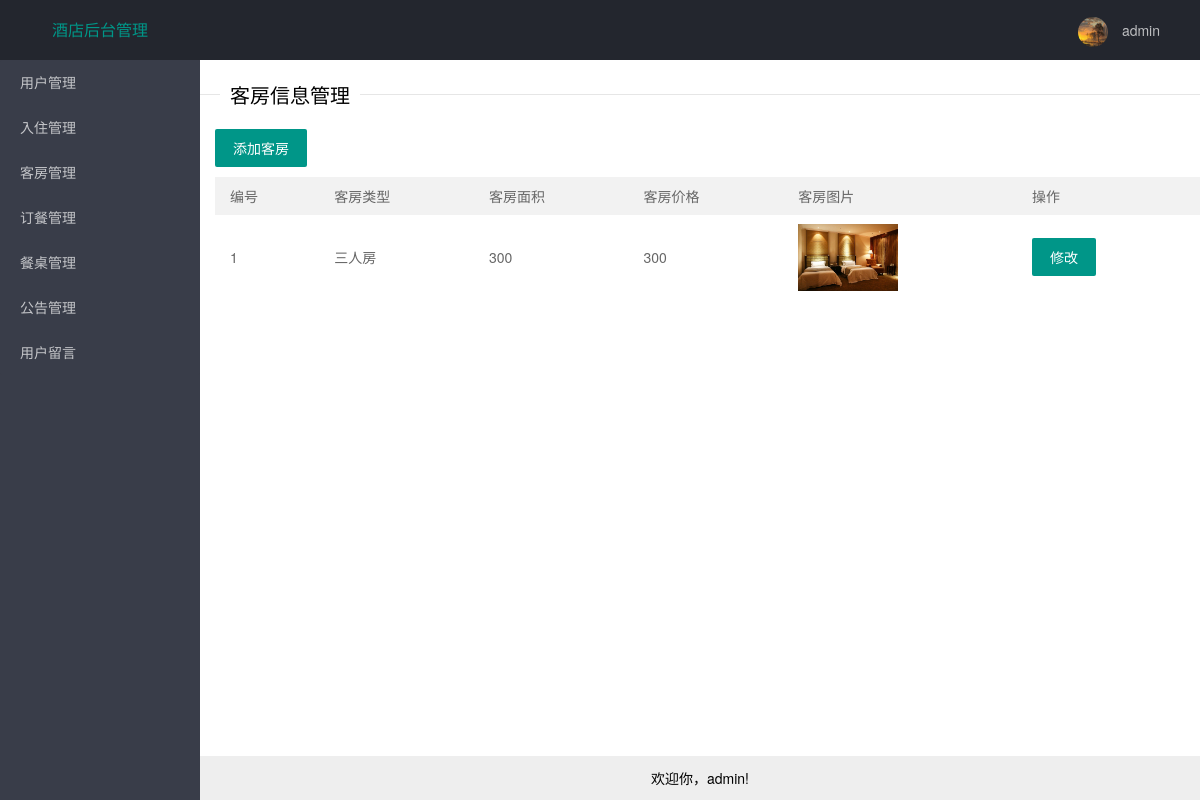
The page /roommanage/ on the database its author committed.
### mysite/models.py (models this page shows, shortened)
class MoveinInfo(models.Model):
    id = models.IntegerField(primary_key=True)
    username = models.CharField(unique=False,max_length=50)
    roomtype = models.CharField(max_length=50)
    roomspace = models.CharField(max_length=50)
    roomprice = models.CharField(max_length=50)
    predate = models.CharField(max_length=50)
    roomphoto = models.ImageField(upload_to='imgs')
    roomstatus = models.IntegerField(default=0)
    movein_time = models.DateTimeField(auto_now=True)

### mysite/views.py (the view)
# urls.py: path('roommanage/',views.roommanage,name="客房管理"),
def roommanage(request):
    room_this = models.MoveinInfo.objects.all()
    return render(request,'admin/roommanage.html',locals())

### templates/admin/roommanage.html (shortened to what this page needs)
{% extends 'base.html' %}
{% block content %}
    <div class="layui-body">
        <fieldset class="layui-elem-field layui-field-title" style="margin-top: 20px;">
            <legend>客房信息管理</legend>
        </fieldset>
        <div class="layui-container">
            <a href="{% url '添加客房'%}" class="layui-btn">添加客房</a>
            <table class="layui-table" lay-skin="nob">
                <thead>
                <tr>
                    <th>编号</th>
                    <th>客房类型</th>
                    <th>客房面积</th>
                    <th>客房价格</th>
                    <th>客房图片</th>
                    <th>操作</th>
                    <th>操作</th>
                </tr>
                </thead>
                <tbody>
                {% for r in room_this %}
                <tr>
                    <td>{{ forloop.counter }}</td>
                    <td>{{ r.roomtype }}</td>
                    <td>{{ r.roomspace }}</td>
                    <td>{{ r.roomprice }}</td>
                    <td><img src="/media/{{ r.roomphoto }}" style="width: 100px;"></td>
                    <td><a href="/roommanage/{{ r.pk }}/change" class="layui-btn">修改</a></td>
                    <td><a href="/roommanage/{{ r.pk }}/delete" class="layui-btn layui-btn-danger">删除</a></td>
                </tr>
                {% endfor %}
                </tbody>
            </table>
        </div>
    </div>
{% endblock %}

### mysite/static/layui/css/layui.css (style rules this page uses)
.layui-inline,img { display:inline-block;vertical-align:middle }
.layui-body,.layui-edge,.layui-elip { overflow:hidden }
.layui-btn,.layui-edge,.layui-inline,img { vertical-align:middle }
.layui-btn,.layui-disabled,.layui-icon,.layui-unselect { -moz-user-select:none;-webkit-user-select:none;-ms-user-select:none }
blockquote,body,button,dd,div,dl,dt,form,h1,h2,h3,h4,h5,h6,input,li,ol,p,pre,td,textarea,th,ul { margin:0;padding:0;-webkit-tap-highlight-color:rgba(0,0,0,0) }
img { border:none }
table { border-collapse:collapse;border-spacing:0 }
body { line-height:24px;font:14px Helvetica Neue,Helvetica,PingFang SC,Tahoma,Arial,sans-serif }
a { color:#333;text-decoration:none }
.layui-body { position:absolute;left:200px;right:0;top:0;bottom:0;z-index:998;width:auto;overflow-y:auto;box-sizing:border-box }
.layui-layout-body { overflow:hidden }
.layui-layout-admin .layui-body { position:fixed;top:60px;bottom:44px }
.layui-container { position:relative;margin:0 auto;padding:0 15px;box-sizing:border-box }
@media screen and (min-width:768px) { .layui-container { width:750px } }
@media screen and (min-width:992px) { .layui-container { width:970px } }
@media screen and (min-width:1200px) { .layui-container { width:1170px } }
.layui-btn,.layui-input,.layui-select,.layui-textarea,.layui-upload-button { outline:0;-webkit-appearance:none;transition:all .3s;-webkit-transition:all .3s;box-sizing:border-box }
.layui-elem-field { margin-bottom:10px;padding:0;border-width:1px;border-style:solid }
.layui-elem-field legend { margin-left:20px;padding:0 10px;font-size:20px;font-weight:300 }
.layui-field-title { margin:10px 0 20px;border-width:1px 0 0 }
.layui-badge-rim,.layui-colla-content,.layui-colla-item,.layui-collapse,.layui-elem-field,.layui-form-pane .layui-form-item[pane],.layui-form-pane .layui-form-label,.layui-input,.layui-layedit,.layui-layedit-tool,.layui-quote-nm,.layui-select,.layui-tab-bar,.layui-tab-card,.layui-tab-title,.layui-tab-title .layui-this:after,.layui-textarea { border-color:#e6e6e6 }
.layui-btn { display:inline-block;height:38px;line-height:38px;padding:0 18px;background-color:#009688;color:#fff;white-space:nowrap;text-align:center;font-size:14px;border:none;border-radius:2px;cursor:pointer }
.layui-table,.layui-table-view { margin:10px 0 }
.layui-table { width:100%;background-color:#fff;color:#666 }
.layui-table tr { transition:all .3s;-webkit-transition:all .3s }
.layui-table th { text-align:left;font-weight:400 }
.layui-table tbody tr:hover,.layui-table thead tr,.layui-table-click,.layui-table-header,.layui-table-hover,.layui-table-mend,.layui-table-patch,.layui-table-tool,.layui-table-total,.layui-table-total tr,.layui-table[lay-even] tr:nth-child(even) { background-color:#f2f2f2 }
.layui-table td,.layui-table th,.layui-table-col-set,.layui-table-fixed-r,.layui-table-grid-down,.layui-table-header,.layui-table-page,.layui-table-tips-main,.layui-table-tool,.layui-table-total,.layui-table-view,.layui-table[lay-skin=line],.layui-table[lay-skin=row] { border-width:1px;border-style:solid;border-color:#e6e6e6 }
.layui-table td,.layui-table th { position:relative;padding:9px 15px;min-height:20px;line-height:20px;font-size:14px }
.layui-table[lay-skin=nob] td,.layui-table[lay-skin=nob] th { border:none }
.layui-table img { max-width:100px }

### rows shown on the page
MoveinInfo: roomtype "三人房", roomspace "300", roomprice "300", roomphoto (picture)
